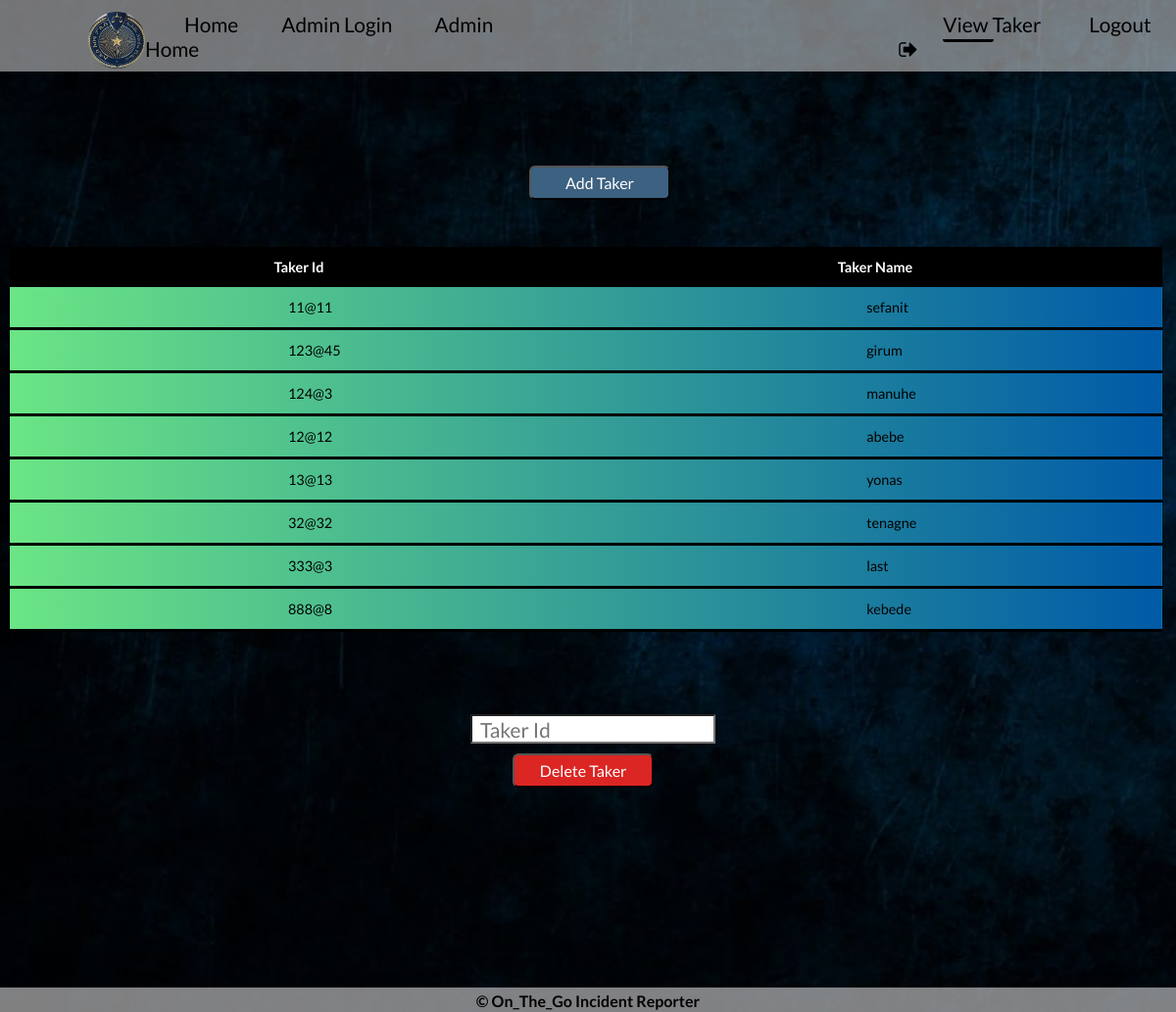
The page /Admin_viewTaker.php (signed in) on the database as committed earlier.
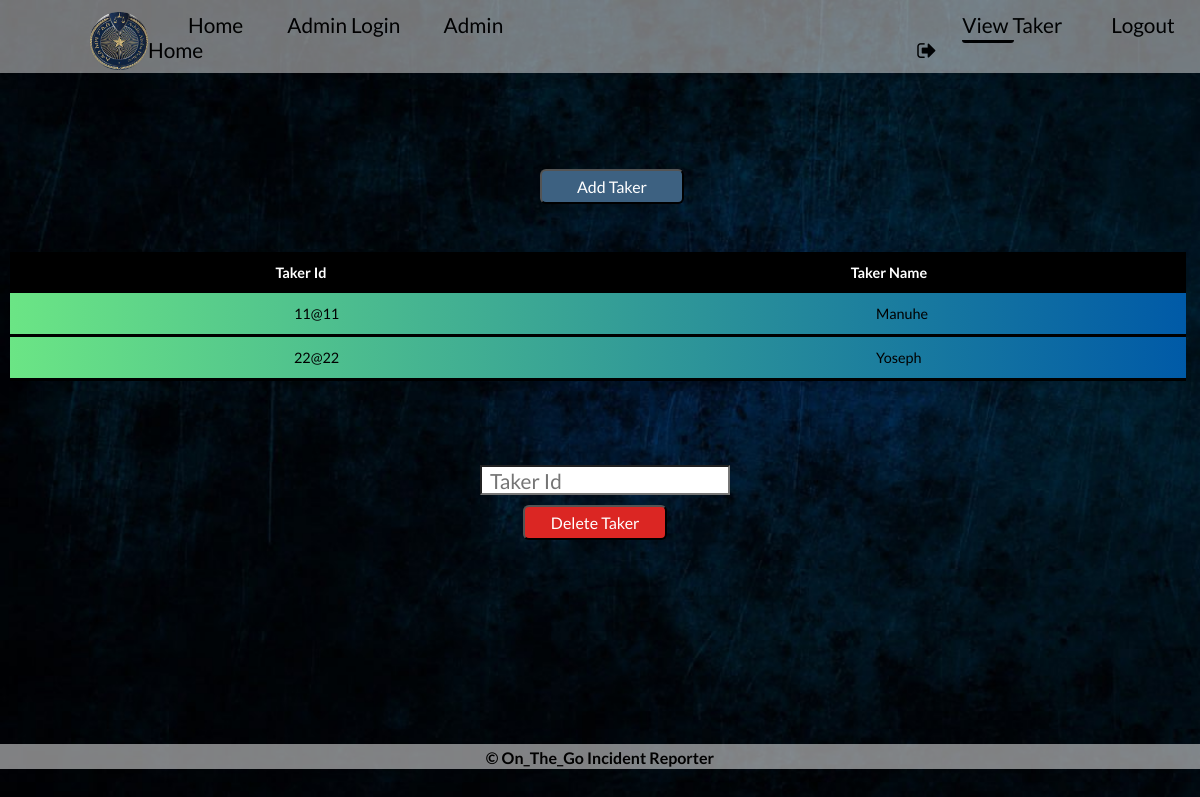
The same page on the database as committed later.
### tables this page shows
CREATE TABLE `taker` (
  `T_id` varchar(50) NOT NULL,
  `T_name` varchar(50) NOT NULL,
  `T_pass` varchar(30000) NOT NULL
);

### Admin_viewTaker.php (the view, shortened to what this page needs)
<!DOCTYPE html>
<html>
<head>
    <?php
    include("connection.php");
    $query="select T_id,T_name from taker";
    $result=mysqli_query($conn,$query);
    ?>
  <link rel="stylesheet" type="text/css" href="./Assets/css/Admin_viewTaker.css">
	<link rel="stylesheet" type="text/css" href="https://maxcdn.bootstrapcdn.com/font-awesome/4.4.0/css/font-awesome.min.css">
</head>
<body>
 <header>
     <div class="leftside">
         <a href=""> <img class="pic" src="./Assets/pictures/logos.png" alt="Addis Ababa police commission logo"  ></a>
                <nav class="navleft">
                  <a href="home.php"> Home </a>
                  <a href="Adminlogin.php">Admin Login</a>
                  <a href="AdminHome.php">Admin Home</a>
              </nav>
      </div>
         <nav class="navigation">
            <a href="Admin_viewTaker.php" class="active"> View Taker </a>
            <a href="Admin_logout.php">Logout <i class="fa fa-sign-out" aria-hidden="true"></i></a>
         </nav>
</header>
   <button class="btn-primary"> <a href="Taker add.php" class="intern"> Add Taker </a> </button>
   <table class="table">
    <thead >
      <tr>
        <th scope="col">Taker Id</th>
        <th scope="col">Taker Name</th>
      </tr>
    </thead>
<?php
      while($rows=mysqli_fetch_assoc($result)){
    ?>
    <tbody>
      <tr>
        <td><?php echo $rows['T_id']; ?></td>
        <td><?php echo $rows['T_name']; ?></td>
      </tr>
    </tbody>
    <?php
    }
    ?>
</table>
 <form class="forms" method="post">
     <input type="text" name="tid" class="txts" placeholder="&nbsp Taker Id" id="ciid" onfocusout="f1()" required>
        <div>
      <input class="btn-danger" type="submit" value="Delete Taker" name="s2" >
        </div>
    </form>
    <?php
    include("footers.php");
    ?>
</body>
</html>

Rows that differ between the two databases and show on the page:
removed taker: T_id "123@45", T_name "girum"
removed taker: T_id "124@3", T_name "manuhe"
removed taker: T_id "12@12", T_name "abebe"
removed taker: T_id "13@13", T_name "yonas"
removed taker: T_id "32@32", T_name "tenagne"
removed taker: T_id "333@3", T_name "last"
removed taker: T_id "888@8", T_name "kebede"
changed taker "11@11": T_name "sefanit" → "Manuhe"
added taker: T_id "22@22", T_name "Yoseph"
